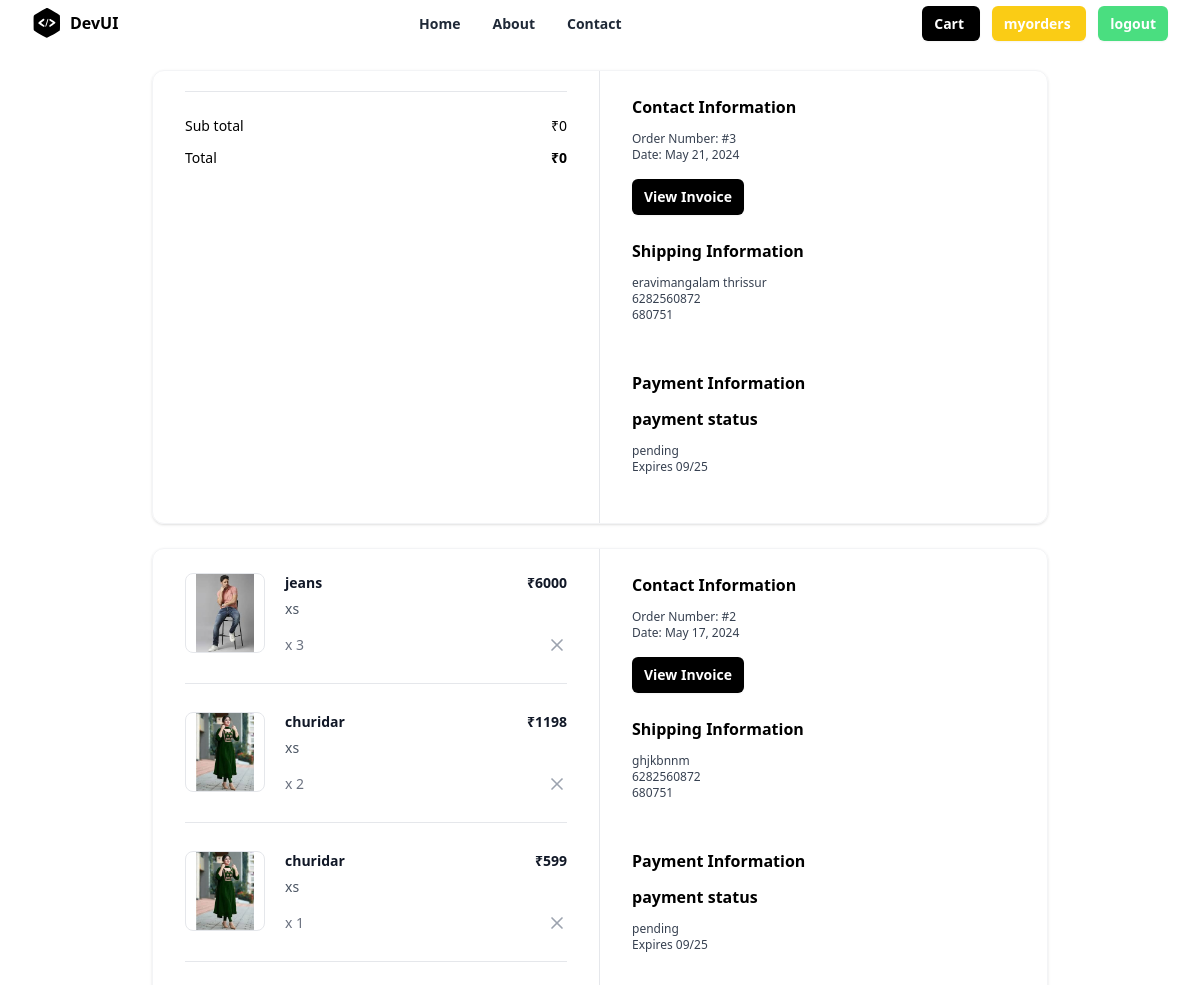
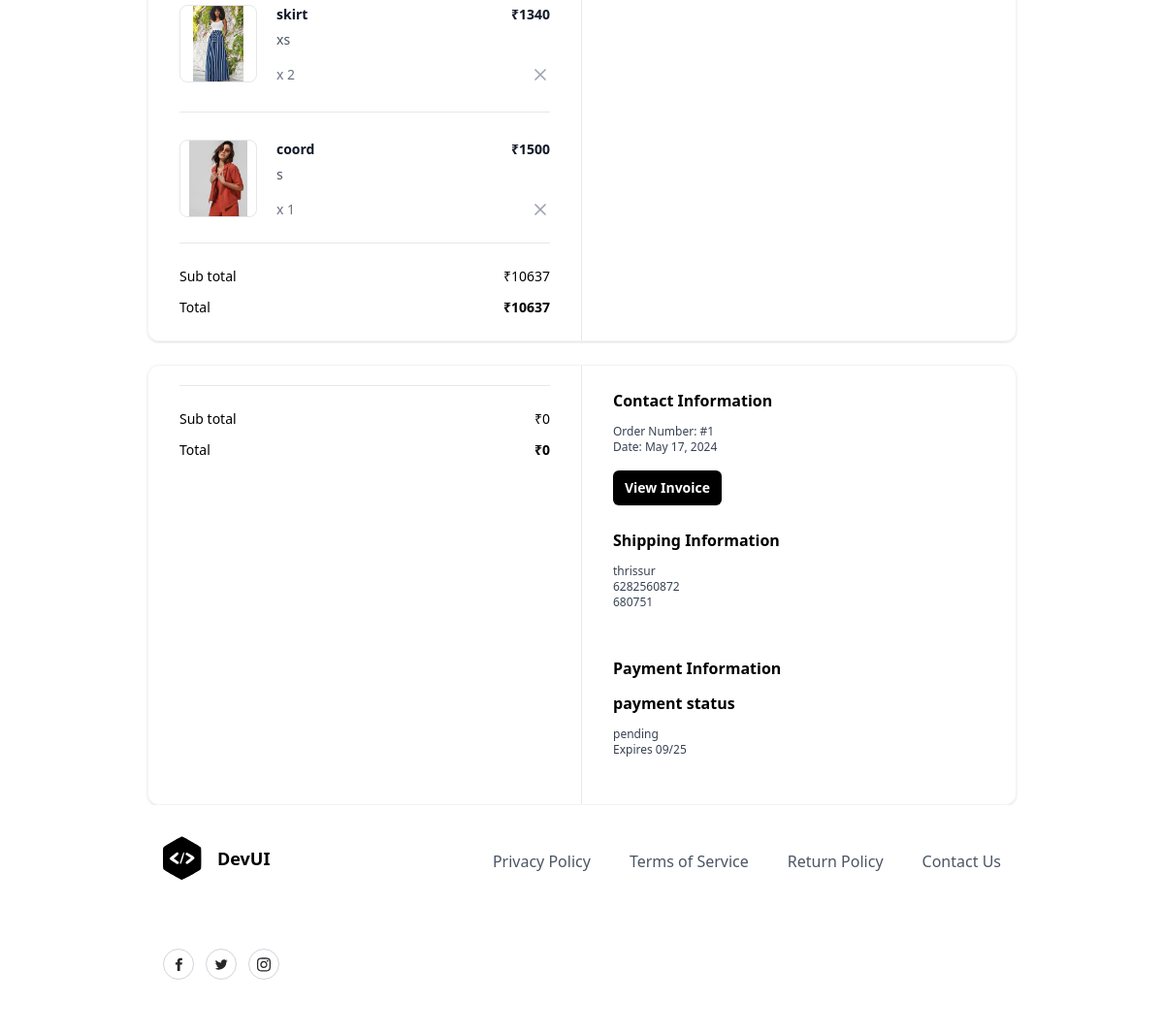
/order/summary/ (signed in), run on the app's committed database (2 pictures, top to bottom).
### store/models.py (models this page shows, shortened)
class Order(models.Model):
    user_object = models.ForeignKey(
                                        User,
                                        on_delete=models.CASCADE,
                                        related_name='myorders'
                                    )
    basket_item_objects = models.ManyToManyField(BasketItem)
    delivery_address = models.CharField(max_length=250)
    phone = models.CharField(max_length=12)
    pin=models.CharField(max_length=10,null=True)
    email = models.CharField(max_length=100)
    pay_options = (
        ('online', 'online'),
        ('cod', 'cod')
    )
    payment_mode = models.CharField(
                                        max_length=100,
                                        choices=pay_options,
                                        default='cod'
                                    )
    order_id = models.CharField(max_length=200, null=True)
    is_paid = models.BooleanField(default=False)
    order_status = (
        ('order_confirmed', 'Order confirmed'),
        ('dispatched', 'Dispatched'),
        ('in_transit', 'In transit'),
        ('delivered', 'Delivered'),
        ('cancelled', 'Cancelled'),
    )
    status = models.CharField(
                                max_length=200,
                                choices=order_status,
                                default='order_confirmed'
                            )
    created_date = models.DateTimeField(auto_now_add=True)
    updated_date = models.DateTimeField(auto_now=True)
    is_active = models.BooleanField(default=True)
    @property
    def sub_total(self):
        basket_items=self.basket_item_objects.all()
        total=0
        if basket_items:
            for bi in basket_items:
                total+=bi.total_amount
        return total

class BasketItem(models.Model):
    basket_object = models.ForeignKey(Basket, on_delete=models.CASCADE,related_name="cartitems")
    product_object = models.ForeignKey(Product, on_delete=models.CASCADE)
    size_object = models.ForeignKey(Size, on_delete=models.CASCADE)
    quantity = models.PositiveIntegerField(default=1)
    created_date = models.DateTimeField(auto_now_add=True)
    updated_date = models.DateTimeField(auto_now=True)
    is_active = models.BooleanField(default=True)
    is_order_placed=models.BooleanField(default=False)
    @property
    def total_amount(self):
        return self.product_object.price*self.quantity

class Product(models.Model):
    title = models.CharField(max_length=200)
    description = models.TextField(null=True, blank=True)
    size_object = models.ManyToManyField(Size)
    category_object = models.ForeignKey(Category, on_delete=models.CASCADE)
    brand_object = models.ForeignKey(Brand, on_delete=models.CASCADE)
    image = models.ImageField(upload_to='product_images', null=True, blank=True, default='product_images/default.jpg')
    price = models.PositiveIntegerField()
    tag_object=models.ManyToManyField(Tag)
    created_date = models.DateTimeField(auto_now_add=True)
    updated_date = models.DateTimeField(auto_now=True)
    is_active = models.BooleanField(default=True)

class Size(models.Model):
    name = models.CharField(max_length=100, unique=True)
    created_date = models.DateTimeField(auto_now_add=True)
    updated_date = models.DateTimeField(auto_now=True)
    is_active = models.BooleanField(default=True)
    def __str__(self):
        return self.name

### store/views.py (the view)
# urls.py: path("order/summary/",views.OrderSummaryView.as_view(),name="order-summary")
class OrderSummaryView(View):
    def get(self,request,*args,**kwargs):
        qs=Order.objects.filter(user_object=request.user).order_by("-created_date")
        return render(request,"order_summary.html",{"data":qs})

### store/templates/order_summary.html (shortened to what this page needs)
{%extends 'base.html'%}
{%block main_block%}
{%for order in data%}
<div class="mx-auto my-4 max-w-4xl md:my-6">
  <div class="overflow-hidden rounded-xl border border-gray-100 shadow">
    <div class="grid grid-cols-1 md:grid-cols-2">
      <div class="px-5 py-6 md:border-r md:border-r-gray-200 md:px-8">
        <div class="flow-root">
          <ul class="-my-7 divide-y divide-gray-200">
            {%for bi in order.basket_item_objects.all%}
            <li class="flex items-stretch justify-between space-x-5 py-7">
              <div class="flex flex-1 items-stretch">
                <div class="flex-shrink-0">
                  <img class="h-20 w-20 rounded-lg border border-gray-200 object-contain"
                    src="{{bi.product_object.image.url}}"
                    alt="https://static.nike.com/a/images/c_limit,w_592,f_auto/t_product_v1/54a510de-a406-41b2-8d62-7f8c587c9a7e/air-force-1-07-lv8-shoes-9KwrSk.png" />
                </div>
                <div class="ml-5 flex flex-col justify-between">
                  <div class="flex-1">
                    <p class="text-sm font-bold text-gray-900">
                      {{bi.product_object.title}}
                    </p>
                    <p class="mt-1.5 text-sm font-medium text-gray-600">
                      {{bi.size_object}}
                    </p>
                  </div>
                  <p class="mt-4 text-sm font-medium text-gray-500">x {{bi.quantity}}</p>
                </div>
              </div>
              <div class="ml-auto flex flex-col items-end justify-between">
                <p class="text-right text-sm font-bold text-gray-900">
                  ₹{{bi.total_amount}}
                </p>
                <button type="button"
                  class="-m-2 inline-flex rounded p-2 text-gray-400 transition-all duration-200 hover:text-gray-900 focus:outline-none focus:ring-2 focus:ring-gray-900 focus:ring-offset-2">
                  <svg xmlns="http://www.w3.org/2000/svg" width="24" height="24" viewBox="0 0 24 24" fill="none"
                    stroke="currentColor" stroke-width="2" stroke-linecap="round" stroke-linejoin="round"
                    class="h-5 w-5">
                    <line x1="18" y1="6" x2="6" y2="18"></line>
                    <line x1="6" y1="6" x2="18" y2="18"></line>
                  </svg>
                </button>
              </div>
            </li>
            {%endfor%}
          </ul>
          <hr class="mt-6 border-gray-200" />
          <ul class="mt-6 space-y-3">
            <li class="flex items-center justify-between">
              <p class="text-sm font-medium">Sub total</p>
              <p class="text-sm font-medium">₹{{order.sub_total}}</p>
            </li>
            <li class="flex items-center justify-between">
              <p class="text-sm font-medium ">Total</p>
              <p class="text-sm font-bold ">₹{{order.sub_total}}</p>
            </li>
          </ul>
        </div>
      </div>
      <div class="px-5 py-6 md:px-8">
        <div class="flow-root">
          <div class="-my-6 divide-y divide-gray-200">
            <div class="py-6">
              <h2 class="text-base font-bold text-black">
                Contact Information
              </h2>
              <p class="fontmedium mt-3 text-xs text-gray-700">
                Order Number: #{{order.id}}
              </p>
              <p class="text-xs font-medium text-gray-700">
                Date: {{order.created_date|date}}
              </p>
              <button type="button"
                class="mt-4 rounded-md bg-black px-3 py-2 text-sm font-semibold text-white shadow-sm hover:bg-black/80 focus-visible:outline focus-visible:outline-2 focus-visible:outline-offset-2 focus-visible:outline-black">
                View Invoice
              </button>
              <div class="py-6">
                <h2 class="mb-2 text-base font-bold text-black">
                  Shipping Information
                </h2>
                <p class="mt-3 text-xs font-medium text-gray-700">{{order.delivery_address}}</p>
                <p class="text-xs font-medium text-gray-700">
                  {{order.phone}}
                </p>
                <p class="text-xs font-medium text-gray-700">{{order.pin}}</p>
              </div>
              <div class="py-6">
                <h2 class="text-base font-bold text-black">
                  Payment Information
                </h2>
                <p class="mt-3 text-xs font-medium text-gray-700">
                <h2 class="text-base font-bold text-black">
                  payment status
                </h2>
                <p class="mt-3 text-xs font-medium text-gray-700">
                  {%if order.is_paid%}
                  completed
                  {%else%}
                  pending
                  {%endif%}
                </p>
                <p class="text-xs font-medium text-gray-700">Expires 09/25</p>
              </div>
            </div>
          </div>
        </div>
      </div>
    </div>
  </div>
  {%endfor%}
  {%endblock%}

### data on the page
Order: sub_total "0", id "3", created_date "May 21, 2024", delivery_address "eravimangalam thrissur", phone "6282560872", pin "680751", is_paid "pending"
Order: sub_total "10637", id "2", created_date "May 17, 2024", delivery_address "ghjkbnnm", phone "6282560872", pin "680751", is_paid "pending"
BasketItem: product_object.image (picture), product_object "jeans", size_object "xs", quantity "3", total_amount "6000"
BasketItem: product_object.image (picture), product_object "churidar", size_object "xs", quantity "2", total_amount "1198"
BasketItem: product_object.image (picture), product_object "churidar", size_object "xs", quantity "1", total_amount "599"
BasketItem: product_object.image (picture), product_object "skirt", size_object "xs", quantity "2", total_amount "1340"
BasketItem: product_object.image (picture), product_object "coord", size_object "s", quantity "1", total_amount "1500"
Order: sub_total "0", id "1", created_date "May 17, 2024", delivery_address "thrissur", phone "6282560872", pin "680751", is_paid "pending"
